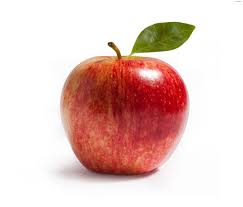
//> input picture test.jpg, 243 x 207 px
$ ./main ../test.jpg   (built with g++ and OpenCV 4)
//> lines starting //> are read from the running program, lines starting //| are printed output that depends on the picture
#include <iostream>
#include <opencv2/imgproc.hpp>
#include <opencv2/highgui.hpp>
#include <opencv2/imgcodecs.hpp>

using namespace cv;
using namespace std;

Mat src, src_gray;
Mat dst, detected_edges;

int edgeThresh = 1;
int lowThreshold;
int const max_lowThreshold = 100;
int _ratio = 3;
int kernel_size = 3;
const char* window_name = "Edge map";

static void CannyThreshold(int, void*) {
    blur(src_gray, detected_edges, Size(3,3));

    Canny(detected_edges, detected_edges, lowThreshold, lowThreshold*_ratio, kernel_size);

    dst = Scalar::all(0);

    src.copyTo(dst, detected_edges);
    imshow(window_name, dst);
}

int main(int, char** argv) {
    src = imread(argv[1]);
//> src is the input picture: 207 rows x 243 cols, CV_8UC3; mean B, G, R 196.7, 202, 230.7
    if(src.empty()) {
        return -1;
    }

    dst.create(src.size(), src.type());

    cvtColor(src, src_gray, COLOR_BGR2GRAY);
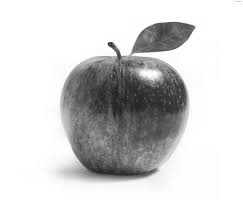
//> src_gray: 207 rows x 243 cols, CV_8UC1; min 23, max 255, mean 209.9

    namedWindow(window_name, WINDOW_AUTOSIZE);

    createTrackbar("Min Threshold:", window_name, &lowThreshold, max_lowThreshold, CannyThreshold);

    CannyThreshold(0, 0);
//> in CannyThreshold, `Canny(detected_edges, detected_edges, lowThreshold, lowThreshold*_rati..`:
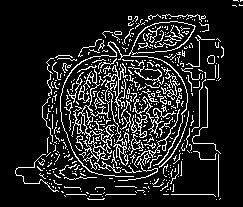
//> detected_edges: 207 rows x 243 cols, CV_8UC1; 13.2% white in thin lines or dots
//> in CannyThreshold, `src.copyTo(dst, detected_edges);`:
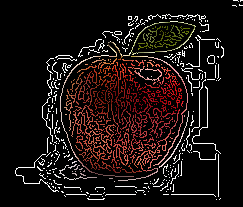
//> dst: 207 rows x 243 cols, CV_8UC3; mean B, G, R 17, 18.4, 26.8

    waitKey(0);
    return 0;
}
